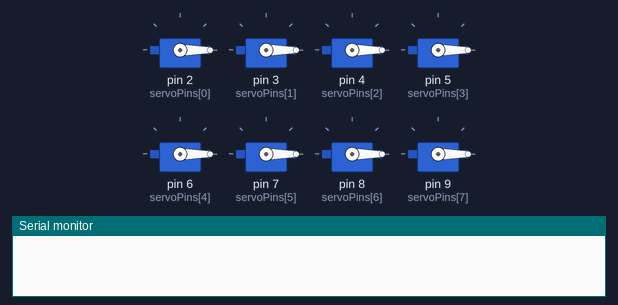
The sketch below on a simulated Arduino Uno, built with avr-gcc and run on an emulated ATmega328P. On the bench: 8 × servo, the last lines printed to the serial monitor. Random numbers use the default seed unless the sketch sets one.

Above: at 0.1 s.
At 95.1 s:
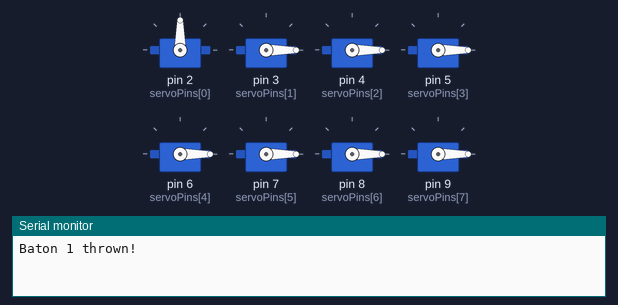
At 100.1 s:
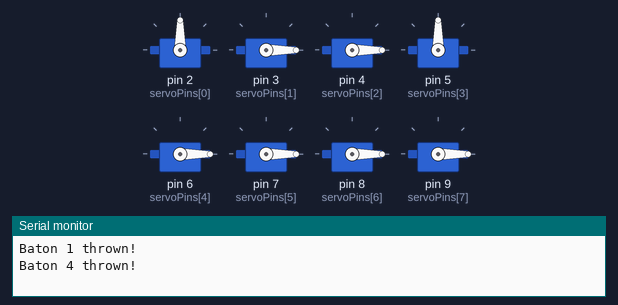
At 105.1 s:
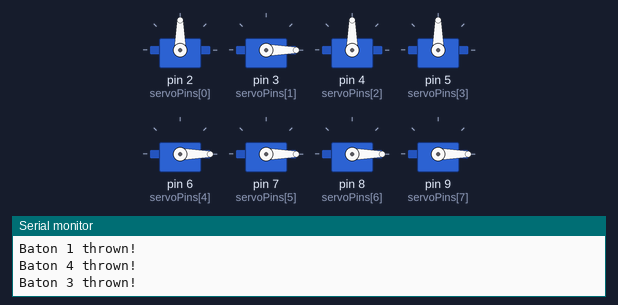
At 110.1 s:
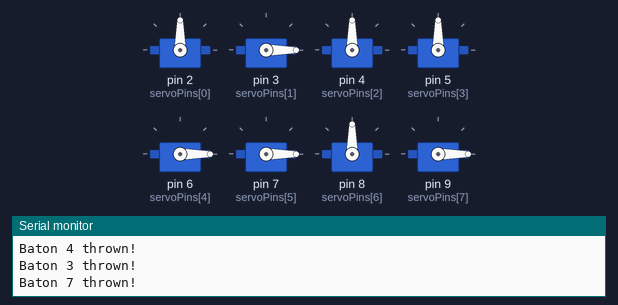
At 125.1 s:
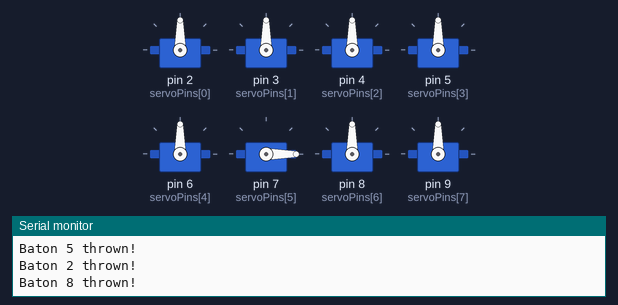
Timing chart, 0 to 126.6 s (numbered marks = the images above):
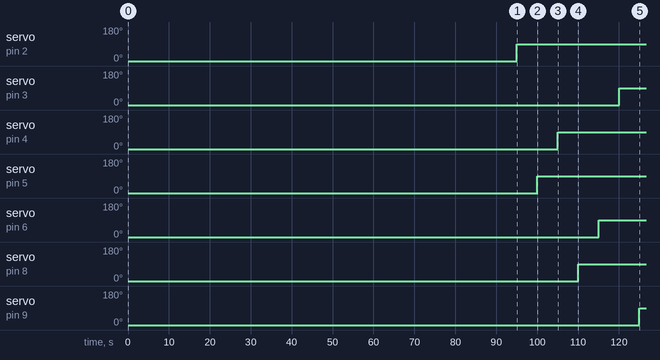

The sketch:

Variant_3.ino
```cpp
#include <Servo.h>

const int servoPins[] = {2, 3, 4, 5, 6, 7, 8, 9};
const int numServos = 8;
Servo servos[numServos];

unsigned long lastBatonTime = 0;
unsigned long batonInterval = 5000; // 5 seconds
const unsigned long timeBetweenRounds = 30000; // 30 seconds time interval between rounds
const unsigned long mrDelay = 90000; // The delay to load batons and bring the next player
bool allBatonThrown = false;
bool batonsThrown[numServos] = {false}; // Array to track which batons have been thrown

void setup() {
  Serial.begin(9600);
  pinMode(A0, INPUT);
  randomSeed(analogRead(A0));

  // Initialize servos
  for (int i = 0; i < numServos; i++) {
    servos[i].attach(servoPins[i]);
    servos[i].write(0); // Set initial position
  }

  delay(mrDelay); //3 minute delay before starting the 1st round
  // Start the first round
  lastBatonTime = millis();
}

void loop() {
  unsigned long currentTime = millis();

  // Check if it's time to throw a baton
  if (!allBatonThrown && currentTime - lastBatonTime >= batonInterval) {
    throwBaton();
    lastBatonTime = currentTime;
  }
  // Check if it's time to start the next round
  if (allBatonThrown) {
    startNextRound();
  }
}

void throwBaton() {
  // Find a baton that has not been thrown yet
  int batonIndex = -1;
  do {
    batonIndex = random(numServos);
  } while (batonsThrown[batonIndex]);

  // Rotate the selected servo to drop the baton
  servos[batonIndex].write(90);
  Serial.print("Baton ");
  Serial.print(batonIndex + 1);
  Serial.println(" thrown!");

  // Mark the baton as thrown
  batonsThrown[batonIndex] = true;

  // Check if all batons have been thrown
  allBatonThrown = true;
  for (int i = 0; i < numServos; i++) {
    if (!batonsThrown[i]) {
      allBatonThrown = false;
      break;
    }
  }

}

void resetBatons() {
  // Rotate all servos to their initial positions
  for (int i = 0; i < numServos; i++) {
    servos[i].write(0);
    batonsThrown[i] = false; // Reset baton state
  }

  // Reset all batons thrown flag
  allBatonThrown = false;
}

void startNextRound() {
  delay(2000);
  // Reset batons for the next round
  resetBatons();
  programLevels();
  delay(timeBetweenRounds);
  delay(batonInterval);
}

void programLevels() {

  if (batonInterval > 2000) batonInterval -= 1500;
  else if (batonInterval == 2000) batonInterval -= 1000;
  else if (batonInterval == 1000) batonInterval -= 500;
  else {
    batonInterval = 5000;
    delay(mrDelay-timeBetweenRounds);
  }
}
```

Measured:
- by itself, servo on pin 2 (servoPins[0]): 0° → 90° at 95.0 s
- by itself, servo on pin 3 (servoPins[1]): 0° → 90° at 120 s
- by itself, servo on pin 4 (servoPins[2]): 0° → 90° at 105 s
- by itself, servo on pin 5 (servoPins[3]): 0° → 90° at 100 s
- by itself, servo on pin 6 (servoPins[4]): 0° → 90° at 115 s
- by itself, servo on pin 8 (servoPins[6]): 0° → 90° at 110 s
- by itself, servo on pin 9 (servoPins[7]): 0° → 90° at 125 s
